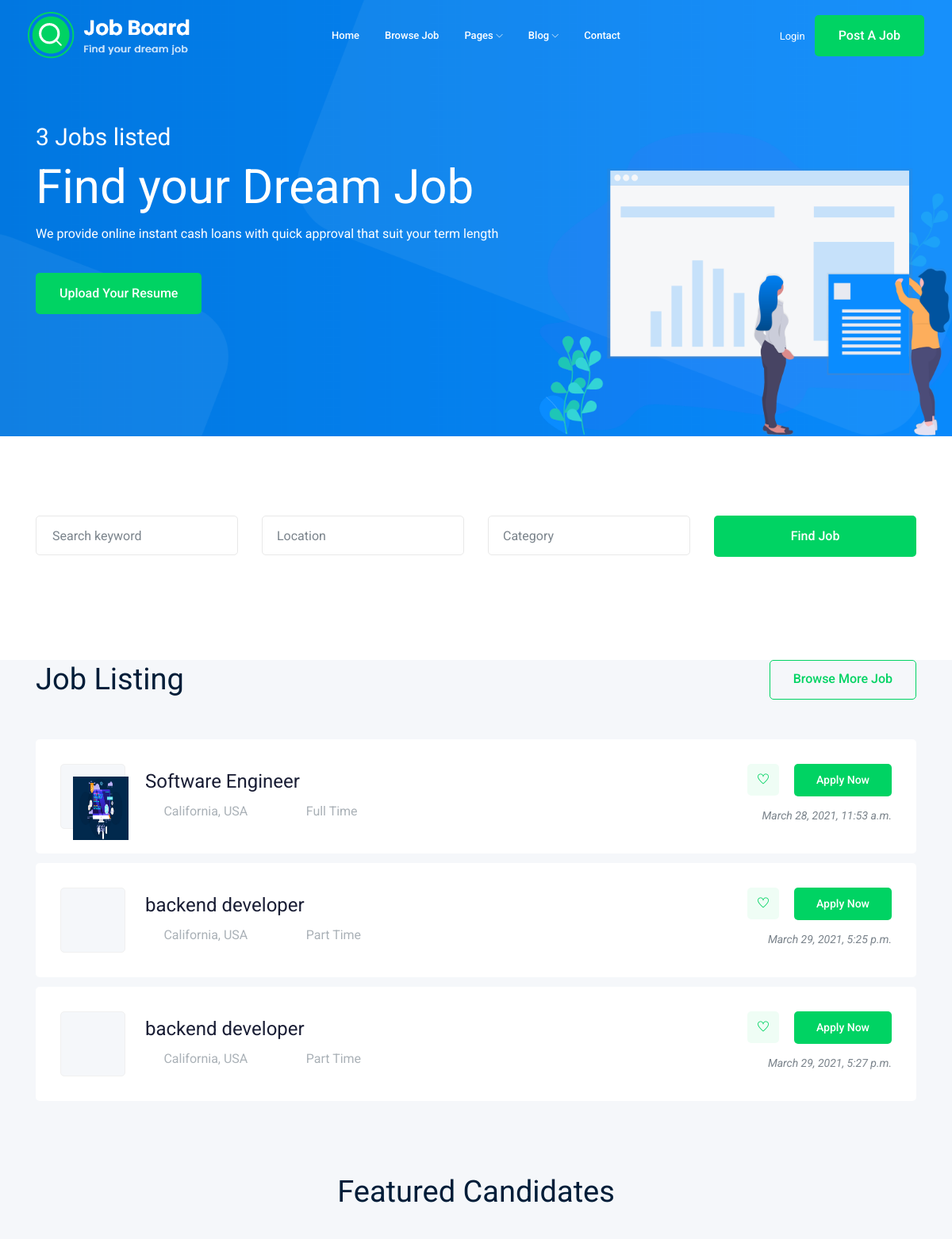
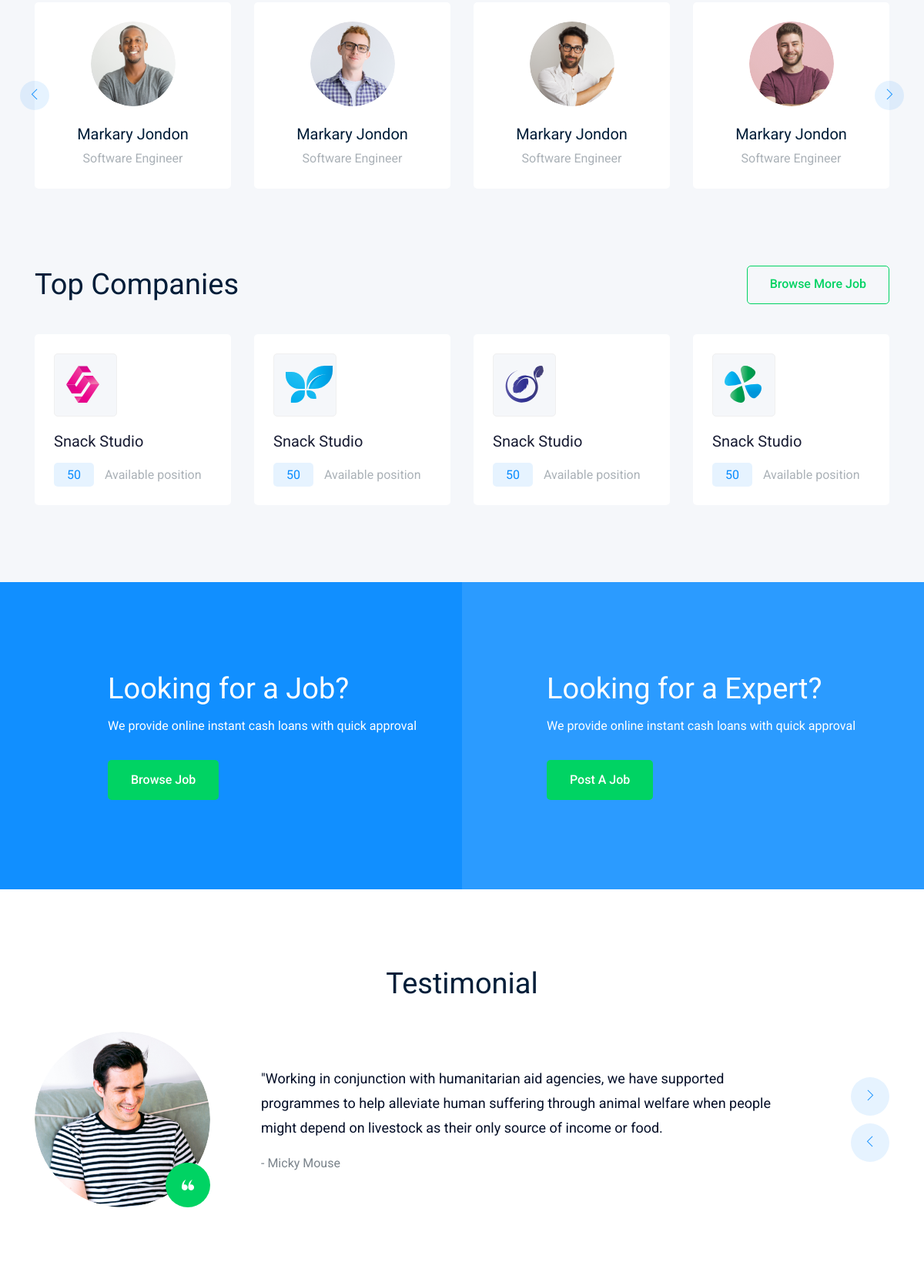
The page / (upper part) on the database its author committed (2 pictures, top to bottom).
### job/models.py (models this page shows, shortened)
class Job(models.Model):
    owner = models.ForeignKey(User , related_name="owner_job", on_delete=models.CASCADE , blank=True , null=True)
    title = models.CharField(max_length=100)
    job_type = models.CharField(max_length=100 , choices =JOBTYPE )
    description = models.TextField(max_length=400)
    published_at =  models.DateTimeField(auto_now=True)
    vecancy = models.IntegerField(default=1)
    salary = models.IntegerField()
    experiance = models.IntegerField(default=1)
    category = models.ForeignKey('Category' , on_delete=models.CASCADE)
    image = models.ImageField(upload_to="imageJob/" , blank=True , null= True)

### home/views.py (the view)
# urls.py: path('' , views.home , name="index")
def home(request):
    home  = models.Job.objects.all()
    counter = home.count()
    paginator = Paginator(home , 10)
    page_number = request.GET.get('page')
    page_obj = paginator.get_page(page_number)
    context = {"home":page_obj , "counter":counter}
    return render(request ,"home/index.html" , context)

### home/templates/home/index.html (shortened to what this page needs)
{% extends "home/main.html" %}
{% block body %}
<div class="slider_area">
    <div class="single_slider  d-flex align-items-center slider_bg_1">
        <div class="container">
            <div class="row align-items-center">
                <div class="col-lg-7 col-md-6">
                    <div class="slider_text">
                        <h5 class="wow fadeInLeft" data-wow-duration="1s" data-wow-delay=".2s">{{ counter }} Jobs listed</h5>
                        <h3 class="wow fadeInLeft" data-wow-duration="1s" data-wow-delay=".3s">Find your Dream Job</h3>
                        <p class="wow fadeInLeft" data-wow-duration="1s" data-wow-delay=".4s">We provide online instant cash loans with quick approval that suit your term length</p>
                        <div class="sldier_btn wow fadeInLeft" data-wow-duration="1s" data-wow-delay=".5s">
                            <a href="#" class="boxed-btn3">Upload your Resume</a>
                        </div>
                    </div>
                </div>
            </div>
        </div>
    </div>
    <div class="ilstration_img wow fadeInRight d-none d-lg-block text-right" data-wow-duration="1s" data-wow-delay=".2s">
        <img src="img/banner/illustration.png" alt="">
    </div>
</div>
<div class="catagory_area">
    <div class="container">
        <div class="row cat_search">
            <div class="col-lg-3 col-md-4">
                <div class="single_input">
                    <input type="text" placeholder="Search keyword">
                </div>
            </div>
            <div class="col-lg-3 col-md-4">
            </div>
            <div class="col-lg-3 col-md-4">
            </div>
            <div class="col-lg-3 col-md-12">
                <div class="job_btn">
                    <a href="#" class="boxed-btn3">Find Job</a>
                </div>
            </div>
        </div>
    </div>
</div>
<div class="job_listing_area">
    <div class="container">
        <div class="row align-items-center">
            <div class="col-lg-6">
                <div class="section_title">
                    <h3>Job Listing</h3>
                </div>
            </div>
            <div class="col-lg-6">
                <div class="brouse_job text-right">
                    <a href="{% url 'jobs:jobs' %}" class="boxed-btn4">Browse More Job</a>
                </div>
            </div>
        </div>
        <div class="job_lists">
            <div class="row">
                {% for job in home %}
                <div class="col-lg-12 col-md-12">
                    <div class="single_jobs white-bg d-flex justify-content-between">
                        <div class="jobs_left d-flex align-items-center">
                            <div class="thumb">
                                {% if job.image %}
                                <img style="height: 80px;width:70px;" src="{{ job.image.url }}" alt=""> {% endif %}
                            </div>
                            <div class="jobs_conetent">
                                <a href="{% url 'jobs:job_detail' job.id %}">
                                    <h4>{{ job.title }}</h4>
                                </a>
                                <div class="links_locat d-flex align-items-center">
                                    <div class="location">
                                        <p> <i class="fa fa-map-marker"></i> California, USA</p>
                                    </div>
                                    <div class="location">
                                        <p> <i class="fa fa-clock-o"></i> {{ job.job_type }}</p>
                                    </div>
                                </div>
                            </div>
                        </div>
                        <div class="jobs_right">
                            <div class="apply_now">
                                <a class="heart_mark" href="#"> <i class="ti-heart"></i> </a>
                                <a href="{% url 'jobs:job_detail' job.id %}" class="boxed-btn3">Apply Now</a>
                            </div>
                            <div class="date">
                                <p>{{ job.published_at }}</p>
                            </div>
                        </div>
                    </div>
                </div>
                {% endfor %}
            </div>
        </div>
    </div>
</div>
<div class="featured_candidates_area">
    <div class="container">
        <div class="row">
            <div class="col-lg-12">
                <div class="section_title text-center mb-40">
                    <h3>Featured Candidates</h3>
                </div>
            </div>
        </div>
        <div class="row">
            <div class="col-lg-12">
                <div class="candidate_active owl-carousel">
                    <div class="single_candidates text-center">
                        <div class="thumb">
                            <img src="img/candiateds/1.png" alt="">
                        </div>
                        <a href="#">
                            <h4>Markary Jondon</h4>
                        </a>
                        <p>Software Engineer</p>
                    </div>
                    <div class="single_candidates text-center">
                        <div class="thumb">
                            <img src="img/candiateds/2.png" alt="">
                        </div>
                        <a href="#">
                            <h4>Markary Jondon</h4>
                        </a>
                        <p>Software Engineer</p>
                    </div>
                    <div class="single_candidates text-center">
                        <div class="thumb">
                            <img src="img/candiateds/3.png" alt="">
                        </div>
                        <a href="#">
                            <h4>Markary Jondon</h4>
                        </a>
                        <p>Software Engineer</p>
                    </div>
                    <div class="single_candidates text-center">
                        <div class="thumb">
                            <img src="img/candiateds/4.png" alt="">
                        </div>
                        <a href="#">
                            <h4>Markary Jondon</h4>
                        </a>
                        <p>Software Engineer</p>
                    </div>
                </div>
            </div>
        </div>
    </div>
</div>
<div class="top_companies_area">
    <div class="container">
        <div class="row align-items-center mb-40">
            <div class="col-lg-6 col-md-6">
                <div class="section_title">
                    <h3>Top Companies</h3>
                </div>
            </div>
            <div class="col-lg-6 col-md-6">
                <div class="brouse_job text-right">
                    <a href="jobs.html" class="boxed-btn4">Browse More Job</a>
                </div>
            </div>
        </div>
        <div class="row">
            <div class="col-lg-4 col-xl-3 col-md-6">
                <div class="single_company">
                    <div class="thumb">
                        <img src="img/svg_icon/5.svg" alt="">
                    </div>
                    <a href="jobs.html">
                        <h3>Snack Studio</h3>
                    </a>
                    <p> <span>50</span> Available position</p>
                </div>
            </div>
            <div class="col-lg-4 col-xl-3 col-md-6">
                <div class="single_company">
                    <div class="thumb">
                        <img src="img/svg_icon/4.svg" alt="">
                    </div>
                    <a href="jobs.html">
                        <h3>Snack Studio</h3>
                    </a>
                    <p> <span>50</span> Available position</p>
                </div>
            </div>
            <div class="col-lg-4 col-xl-3 col-md-6">
                <div class="single_company">
                    <div class="thumb">
                        <img src="img/svg_icon/3.svg" alt="">
                    </div>
                    <a href="jobs.html">
                        <h3>Snack Studio</h3>
                    </a>
                    <p> <span>50</span> Available position</p>
                </div>
            </div>
            <div class="col-lg-4 col-xl-3 col-md-6">
                <div class="single_company">
                    <div class="thumb">
                        <img src="img/svg_icon/1.svg" alt="">
                    </div>
                    <a href="jobs.html">
                        <h3>Snack Studio</h3>
                    </a>
                    <p> <span>50</span> Available position</p>
                </div>
            </div>
        </div>
    </div>
</div>
<div class="job_searcing_wrap overlay">
    <div class="container">
        <div class="row">
            <div class="col-lg-5 offset-lg-1 col-md-6">
                <div class="searching_text">
                    <h3>Looking for a Job?</h3>
                    <p>We provide online instant cash loans with quick approval </p>
                    <a href="#" class="boxed-btn3">Browse Job</a>
                </div>
            </div>
            <div class="col-lg-5 offset-lg-1 col-md-6">
                <div class="searching_text">
                    <h3>Looking for a Expert?</h3>
                    <p>We provide online instant cash loans with quick approval </p>
                    <a href="#" class="boxed-btn3">Post a Job</a>
                </div>
            </div>
        </div>
    </div>
</div>
<div class="testimonial_area  ">
    <div class="container">
        <div class="row">
            <div class="col-lg-12">
                <div class="section_title text-center mb-40">
                    <h3>Testimonial</h3>
                </div>
            </div>
            <div class="col-xl-12">
                <div class="testmonial_active owl-carousel">
                    <div class="single_carousel">
                        <div class="row">
                            <div class="col-lg-11">
                                <div class="single_testmonial d-flex align-items-center">
                                    <div class="thumb">
                                        <img src="img/testmonial/author.png" alt="">
                                        <div class="quote_icon">
                                            <i class="Flaticon flaticon-quote"></i>
                                        </div>
                                    </div>
                                    <div class="info">
                                        <p>"Working in conjunction with humanitarian aid agencies, we have supported programmes to help alleviate human suffering through animal welfare when people might depend on livestock as their only source of income
                                            or food.</p>
                                        <span>- Micky Mouse</span>
                                    </div>
                                </div>
                            </div>
                        </div>
                    </div>
                    <div class="single_carousel">
                        <div class="row">
                            <div class="col-lg-11">
                            </div>
                        </div>
                    </div>
                    <div class="single_carousel">
                        <div class="row">
                        </div>
                    </div>
                </div>
            </div>
        </div>
    </div>
</div>
{% endblock %}

### rows shown on the page
Job: image (picture), title "Software Engineer", job_type "Full Time", published_at "March 28, 2021, 11:53 a.m."
Job: title "backend developer", job_type "Part Time", published_at "March 29, 2021, 5:25 p.m."
Job: title "backend developer", job_type "Part Time", published_at "March 29, 2021, 5:27 p.m."

### other values the page prints
{{ counter }} "3"
